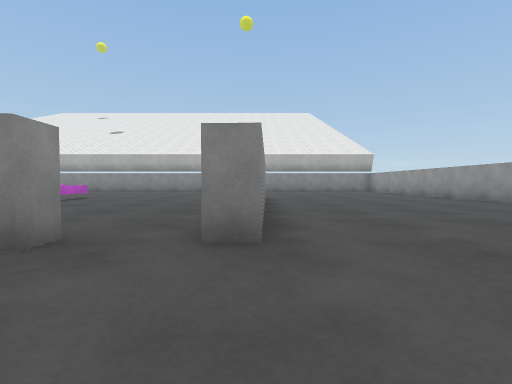
view 1 (above)

24 first-person views from a walk through a scene from a Unity 3-D project. The camera is 0.51 m above the floor, tilts 2° down and sees 85° across. The floor is counted in squares, 1 m on a side. Each view is taken from the middle of a square. On the plan, view 1 faces up. The plan holds only what a view shows up to about 9 squares ahead; the rest is blank. The place goes on beyond the plan. The player character is not drawn. Surface patterns are stand-ins for the level's own textures.

view 2
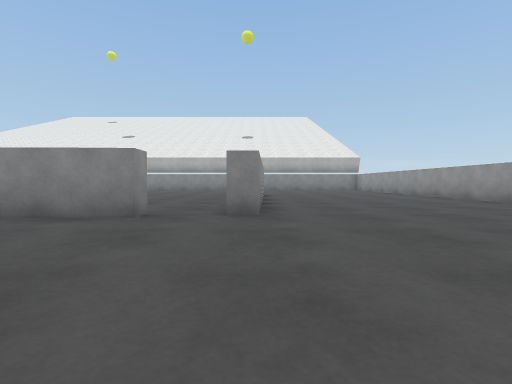

view 3
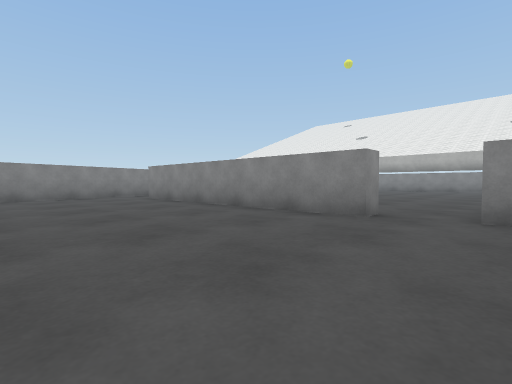

view 4
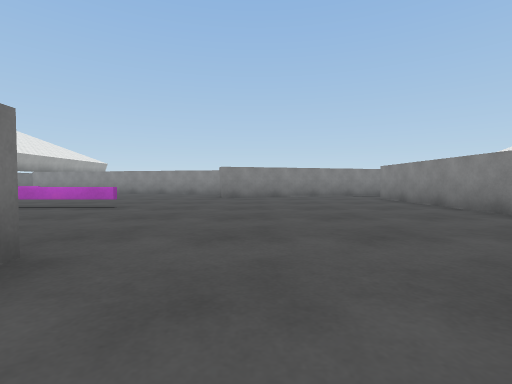

view 5
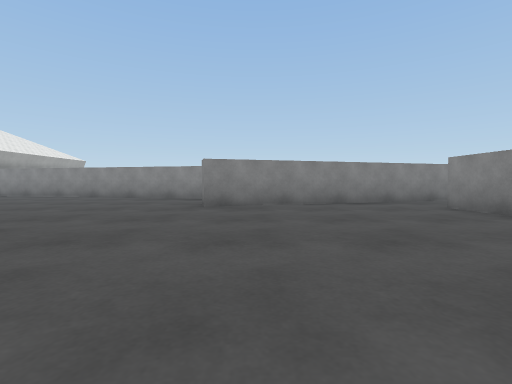

view 6
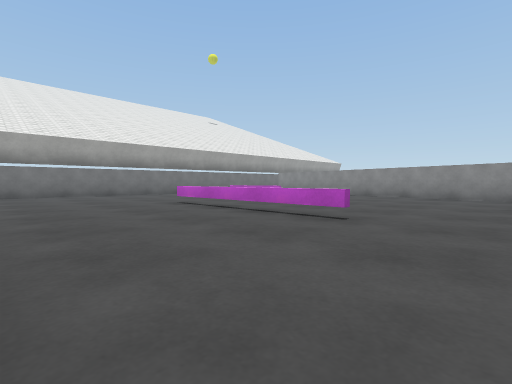

view 7
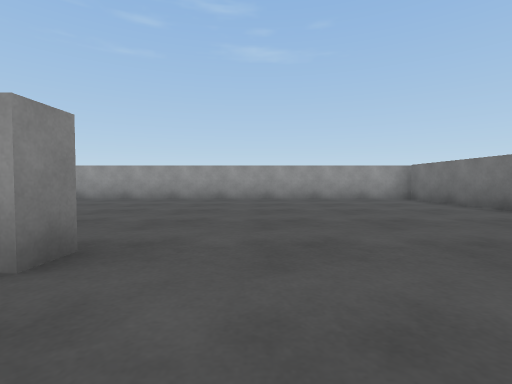

view 8
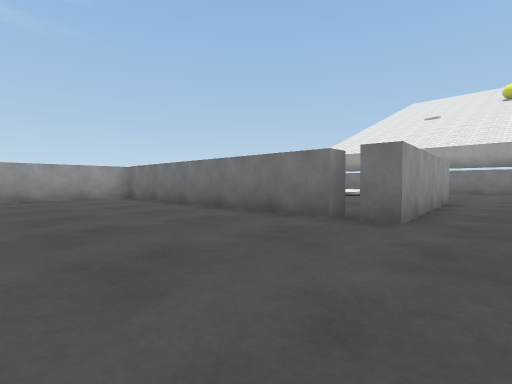

view 9
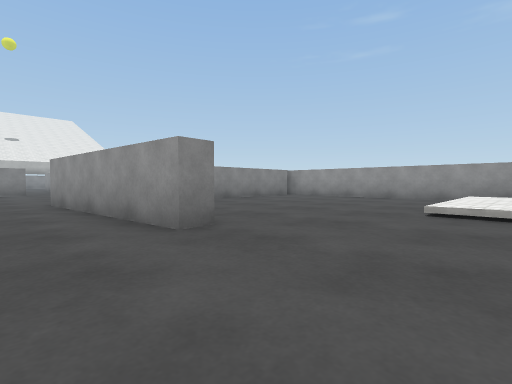

view 10
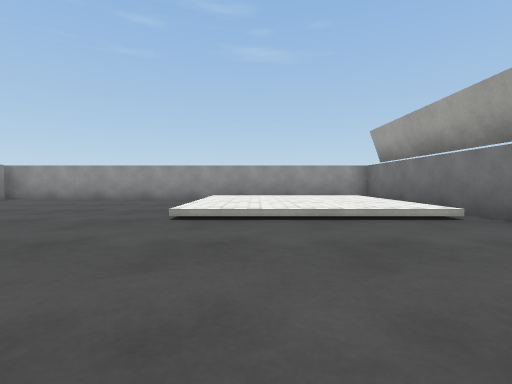

view 11
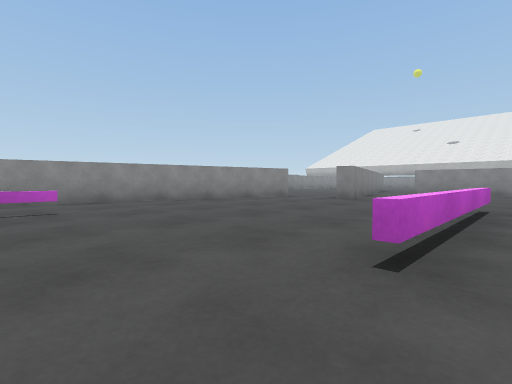

view 12
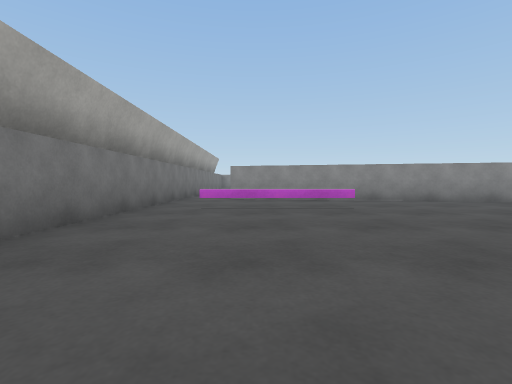

view 13
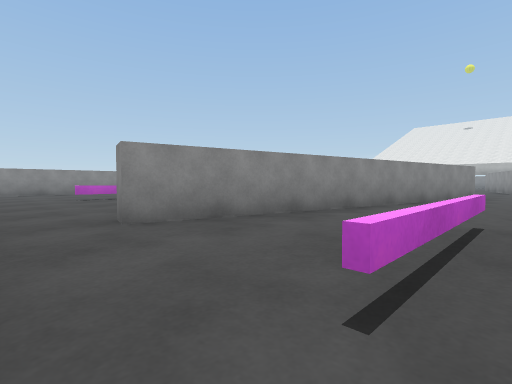

view 14
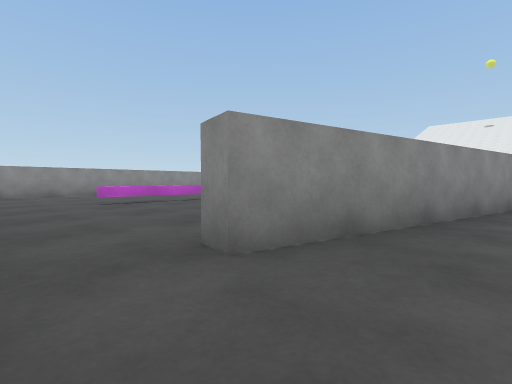

view 15
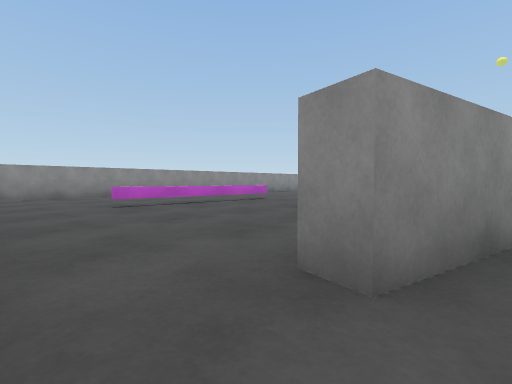

view 16
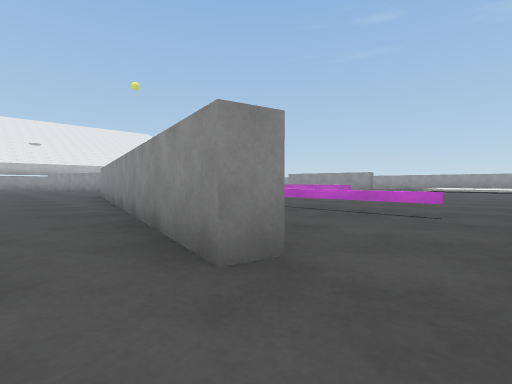

view 17
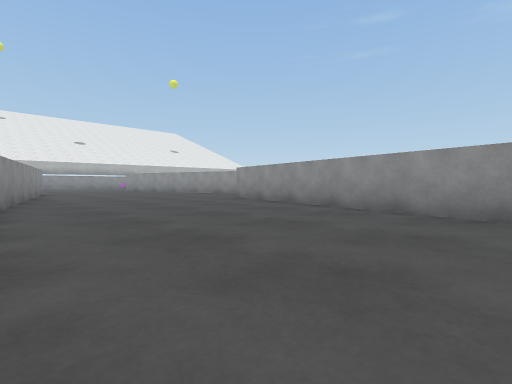

view 18
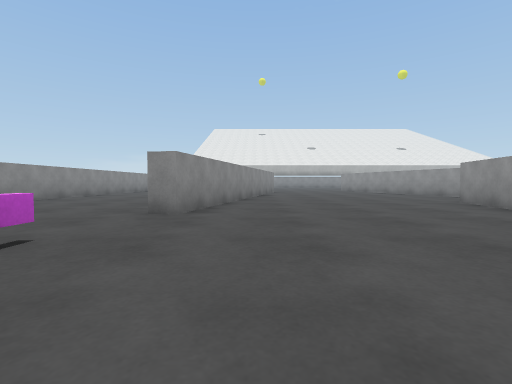

view 19
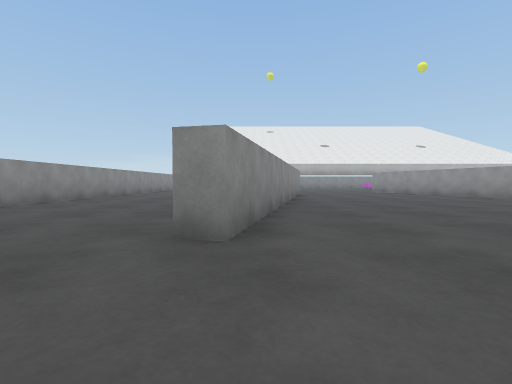

view 20
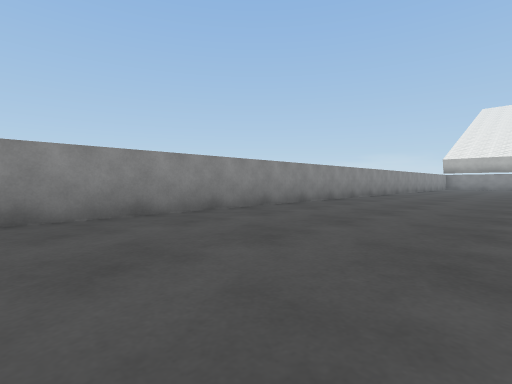

view 21
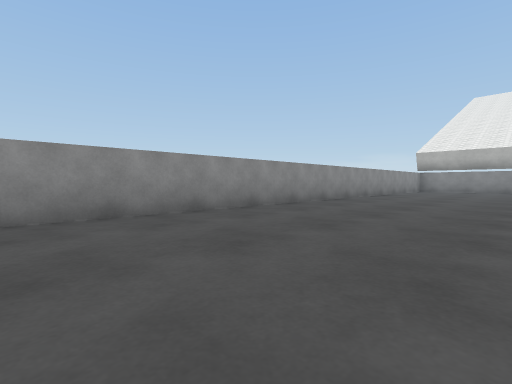

view 22
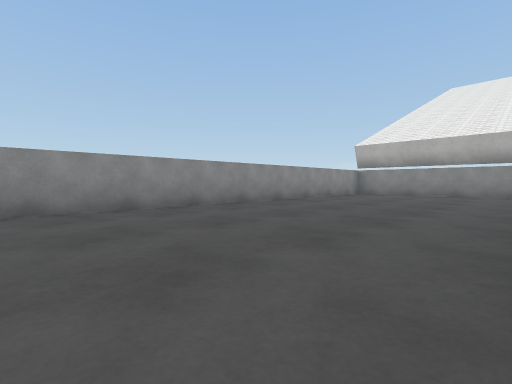

view 23
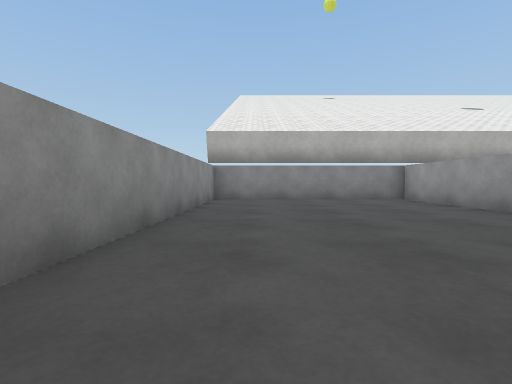

view 24
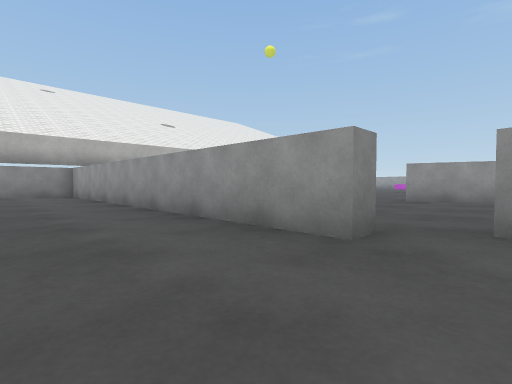

### Floor plan
Points are (right, up) in squares from view 1. A wall is a line through its corners. A room is listed if a view was taken in it or the views show most of it. See-through windows are left out.
Room 1 (views 1, 2, 3, 4, 5, 6, 7, 8, 9, 10, 11, 12, 13, 14, 15)
walls: (-1.8, 2.6) (-1.7, 2) (-8.5, 1.8); (-0.9, -4.2) (-0.9, -3.6) (6, -3.4); (-10.6, 3.2) (-8.8, -3.1) (-9.3, -3.2); (0.2, 7) (0, 2.3) (-0.6, 2.3); (-11.3, -2.9) (-13.5, -12.8); (2.8, -4) (2.1, -4); (-1, -8.3) (-1.5, -8.3) (-1.9, -3.6) (-1.4, -3.6); (-17.1, 5.1) (-17.7, 5.1); (-3.5, -14.2) (-2.4, -14.2); (1.5, -14.2) (6.3, -14.2) (6.3, 9.1); (-14, -14.2) (-7.4, -14.2)
low walls: (-10.4, -10) (-10.4, -11.1); (-10.5, -11.1) (-10.5, -10.2); (-10.4, -12) (-10.4, -13.1); (-10.5, -13.1) (-10.5, -12)
ways out: opening at (-14.8, 5.2) to room 2; opening at (-13, -13.5) to room 2; opening at (-10, -3) to room 2
Room 2 (views 16, 17, 18, 19, 20, 21, 22, 23, 24)
walls: (-16.7, 1.4) (-18.3, -5.6) (-18.8, -5.5); (-17.7, 5.1) (-17.7, 15.2) (-23.2, 15.2) (-23.2, -6.9); (-10.3, 0.3) (-10.5, 1); (-11.5, 4.6) (-12, 6.5); (-23.2, -11.5) (-23.2, -13.6); (-13.5, -12.8) (-14, -12.7) (-11.8, -2.9)
ways out: opening at (-14.8, 5.2) to room 1; opening at (-13, -13.5) to room 1; opening at (-10, -3) to room 1

Where each view was taken, in squares from view 1:
view 1: 0 up, 0 right, facing up
view 2: 2 down, 0 right, facing up
view 3: 2 down, 0 right, facing up-left
view 4: 2 down, 0 right, facing left
view 5: 2 down, 3 left, facing left
view 6: 3 down, 2 left, facing down-left
view 7: 1 up, 2 left, facing right
view 8: 0 up, 3 left, facing down-right
view 9: 11 down, 3 left, facing up-right
view 10: 11 down, 2 left, facing right
view 11: 11 down, 5 left, facing up-left
view 12: 12 down, 5 left, facing left
view 13: 14 down, 10 left, facing up-left
view 14: 14 down, 12 left, facing up-left
view 15: 14 down, 13 left, facing up-left
view 16: 14 down, 15 left, facing up-right
view 17: 10 down, 18 left, facing up-right
view 18: 10 down, 17 left, facing up
view 19: 8 down, 18 left, facing up
view 20: 7 down, 19 left, facing up-left
view 21: 1 down, 19 left, facing up-left
view 22: 4 up, 18 left, facing up-left
view 23: 7 up, 22 left, facing up
view 24: 4 up, 20 left, facing up-right
